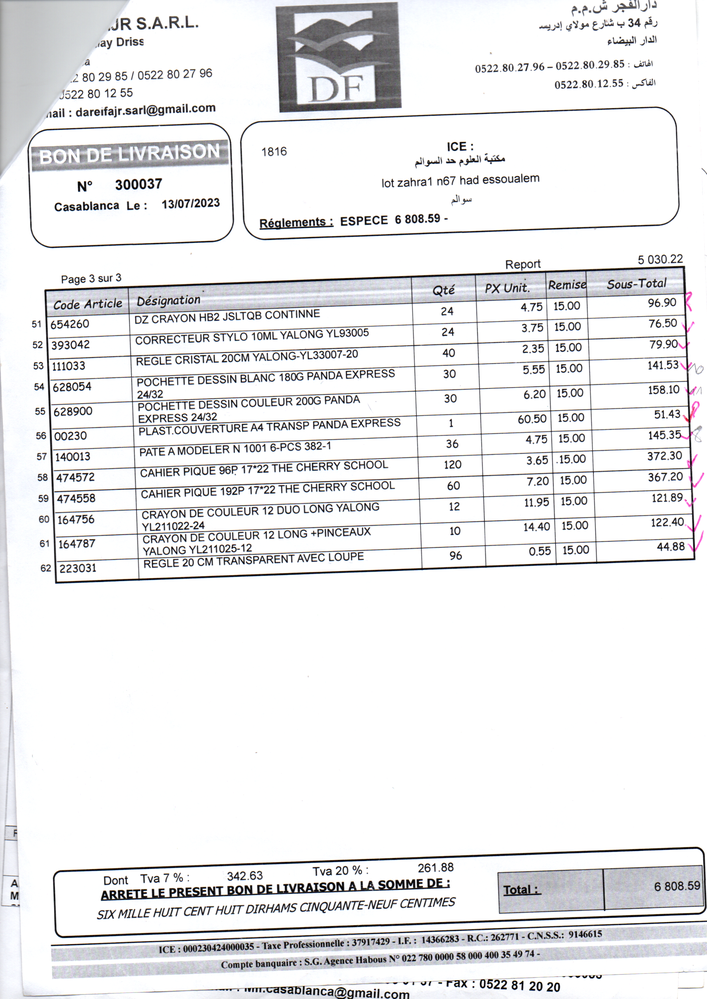
#> input picture assets/img20240.png, 707 x 999 px, shrunk from 1654 x 2338 before the run, found by its file name
$ jupyter execute Untitled3.ipynb
#> lines starting #> are read from the running program, lines starting #| are printed output that depends on the picture; after the words box and inside, x2 and y2 are one past the last pixel; in counts of white or black regions, pixels touching at a corner belong together
[cell 1]
import cv2
import numpy as np

def correct_rotation(image_path):
    # Load the image
    image = cv2.imread(image_path)
#> image is the input picture: shape (999, 707, 3); mean B, G, R 234.6, 233.4, 233.3

    # Convert the image to grayscale
    gray = cv2.cvtColor(image, cv2.COLOR_BGR2GRAY)

    # Use edge detection to find edges in the image
    edges = cv2.Canny(gray, 50, 150, apertureSize=3)
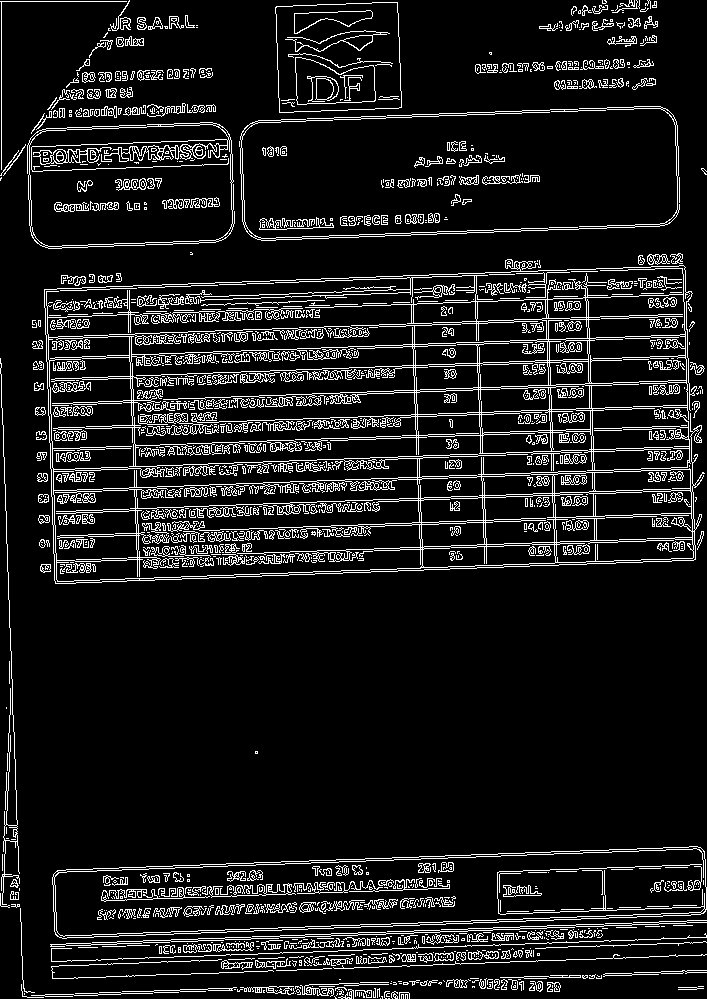
#> edges: shape (999, 707); 10.3% white in thin lines or dots

    # Find lines in the image using the Hough Line Transform
    lines = cv2.HoughLines(edges, 1, np.pi / 180, 200)
#> lines = 106 rows, first 8: [318, 1.54], [470, 1.54], [582, 1.54], [979, 1.54], [12, 3.11], [584, 1.54], [404, 1.54], [512, 1.54]

    # Calculate the angle of the lines
    angles = []
    for line in lines:
        for rho, theta in line:
            angle = np.rad2deg(theta)
            if angle < 90:
                angles.append(angle)
            else:
                angles.append(angle - 180)
#> this loop made 106 passes
#> after the loop, angles = 106 values, max 89 at index 76, min -90 at index 91, mean 62.39

    # Calculate the median angle
    median_angle = np.median(angles)
#> median_angle = 87

    # Rotate the image to correct the rotation
    (h, w) = image.shape[:2]
    center = (w // 2, h // 2)
    M = cv2.getRotationMatrix2D(center, median_angle, 1.0)
#> M = [[0.0523, 0.999, -163.8], [-0.999, 0.0523, 825.4]]
    rotated = cv2.warpAffine(image, M, (w, h), flags=cv2.INTER_CUBIC, borderMode=cv2.BORDER_REPLICATE)
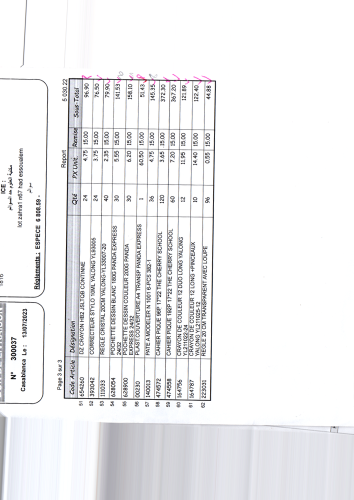
#> rotated: shape (999, 707, 3) (shown at 1/2 size); mean B, G, R 240.2, 238.7, 238.6

    return rotated

# Example usage
rotated_image = correct_rotation(r"D:\2023-2024\final project\charaf\OCR model\assets\img20240.png")

# Save the corrected image
cv2.imwrite(r"D:\2023-2024\final project\charaf\OCR model\assets\corrected_image.png", rotated_image)

# Display the corrected image
cv2.imshow(r"D:\2023-2024\final project\charaf\OCR model\assets\corrected_image.png", rotated_image)
cv2.waitKey(0)
cv2.destroyAllWindows()

[cell 2]
import cv2
import numpy as np

def correct_skew(image_path, output_path):
    # Load the image
    image = cv2.imread(image_path)

    # Convert to grayscale
    gray = cv2.cvtColor(image, cv2.COLOR_BGR2GRAY)

    # Apply Gaussian Blur
    gray = cv2.GaussianBlur(gray, (9, 9), 0)
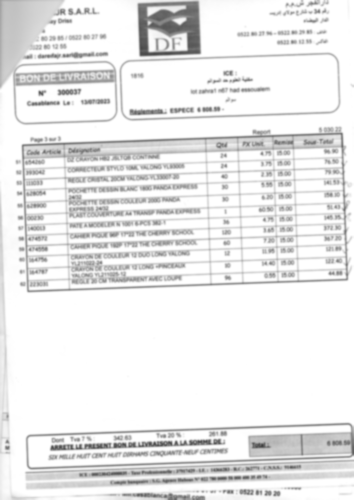
#> gray: shape (999, 707) (shown at 1/2 size); min 62, max 255, mean 233.5

    # Threshold the image
    _, binary = cv2.threshold(gray, 150, 255, cv2.THRESH_BINARY_INV + cv2.THRESH_OTSU)
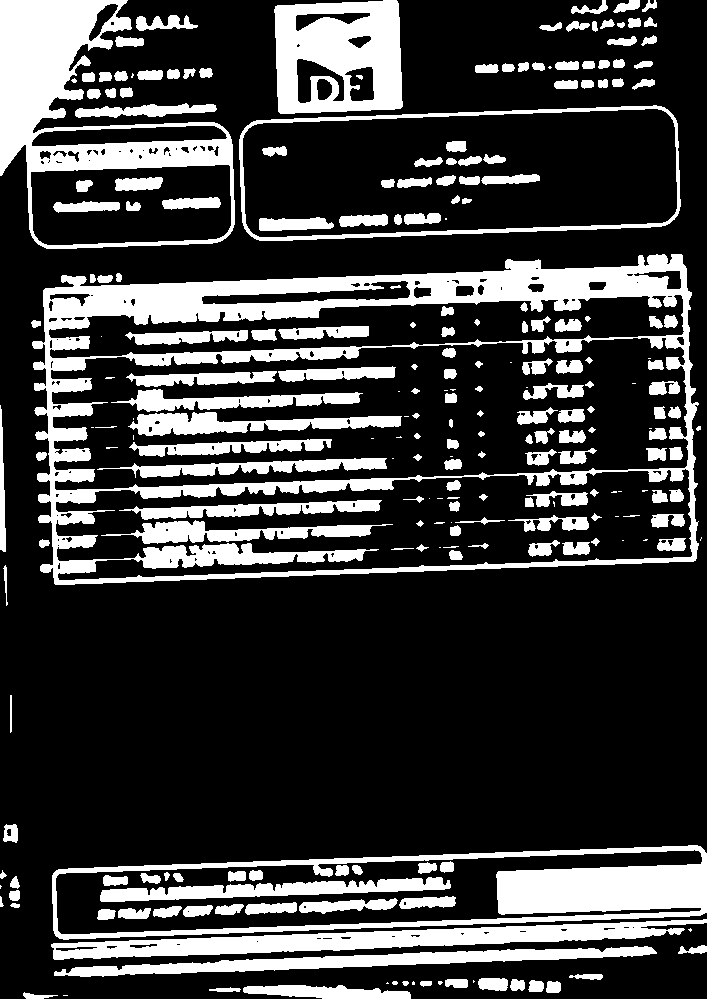
#> binary: shape (999, 707); 23.8% white; 247 white regions (44 under 20 px)

    # Find contours
    contours, _ = cv2.findContours(binary, cv2.RETR_EXTERNAL, cv2.CHAIN_APPROX_SIMPLE)
#> contours = 86 contours, 15 with area under 20; largest, box (x1, y1, x2, y2) and area: (32, 254, 699, 585) 192472, (239, 105, 681, 241) 52507, (52, 845, 707, 940) 45714, (0, 0, 235, 249) 35964, (274, 0, 403, 114) 13364

    # Get the largest contour
    largest_contour = max(contours, key=cv2.contourArea)
#> largest_contour = contour of 469 points, box (x1, y1, x2, y2) (32, 254, 699, 585), area 192472

    # Get the minimum area rectangle
    rect = cv2.minAreaRect(largest_contour)
#> rect = ((366.4, 418.8), (663.8, 309.2), -2.06)
    angle = rect[-1]
#> angle = -2.06

    # Adjust the angle
    if angle < -45:
        angle = -(90 + angle)
    else:
        angle = -angle
#> angle = 2.06

    # Rotate the image
    (h, w) = image.shape[:2]
    center = (w // 2, h // 2)
    M = cv2.getRotationMatrix2D(center, angle, 1.0)
#> M = [[0.999, 0.0359, -17.7], [-0.0359, 0.999, 13.01]]
    rotated = cv2.warpAffine(image, M, (w, h), flags=cv2.INTER_CUBIC, borderMode=cv2.BORDER_REPLICATE)
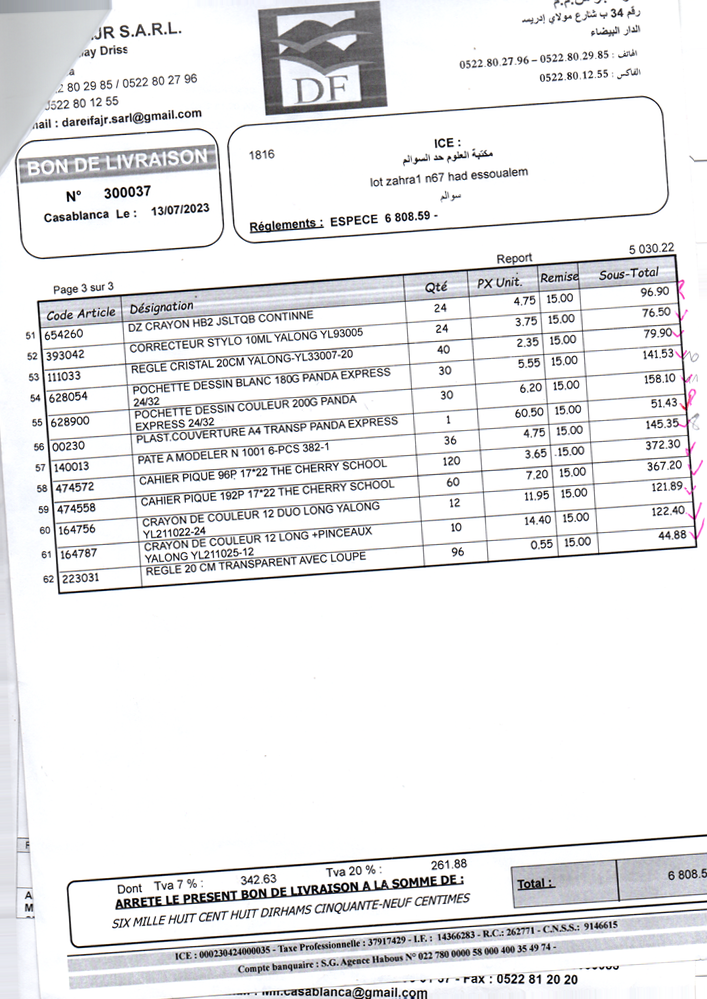
#> rotated: shape (999, 707, 3); mean B, G, R 234.3, 233.1, 233.1

    # Save the rotated image
    cv2.imwrite(output_path, rotated)

    # Display the original and corrected image
    cv2.imshow("Original Image", image)
    cv2.imshow("Corrected Image", rotated)
    cv2.waitKey(0)
    cv2.destroyAllWindows()

# Example usage
correct_skew(r"D:\2023-2024\final project\charaf\OCR model\assets\img20240.png", r"D:\2023-2024\final project\charaf\OCR model\assets\corrected_image.png")
#correct_skew("/mnt/data/image0.png", "/mnt/data/corrected_image0.png")

$ run again, with assets/image0.png copied over assets/img20240.png
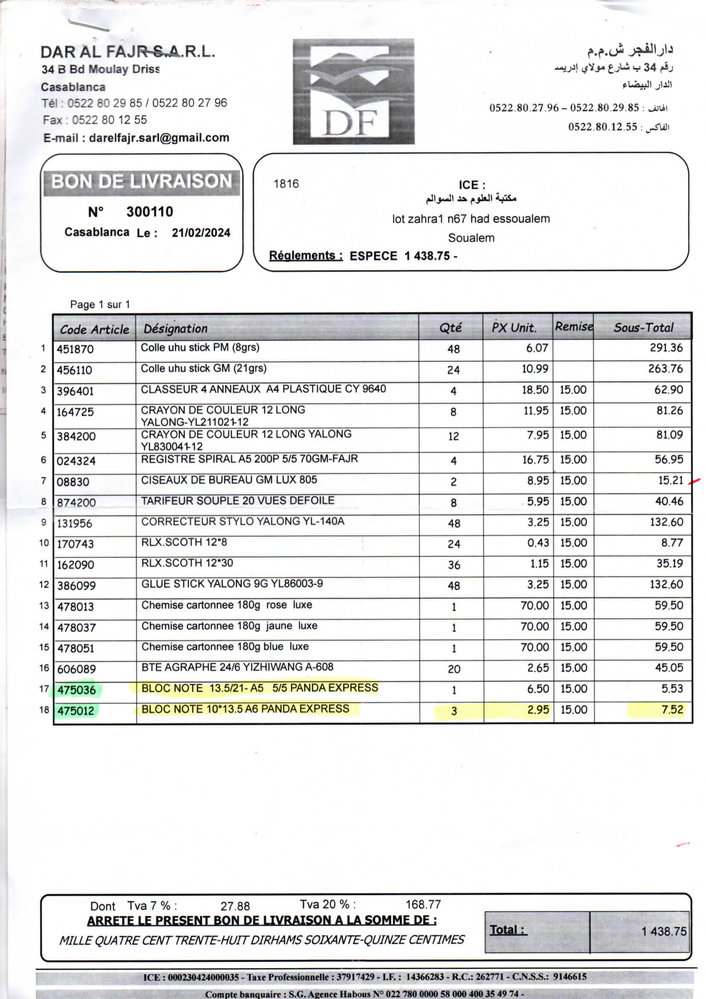
#> input picture assets/image0.png, 706 x 999 px, shrunk from 1653 x 2337 before the run, found by its file name
#> in correct_rotation, image is the input picture: shape (999, 706, 3); mean B, G, R 230.3, 230.7, 230.5
#> in correct_rotation, `edges = cv2.Canny(gray, 50, 150, apertureSize=3)`:
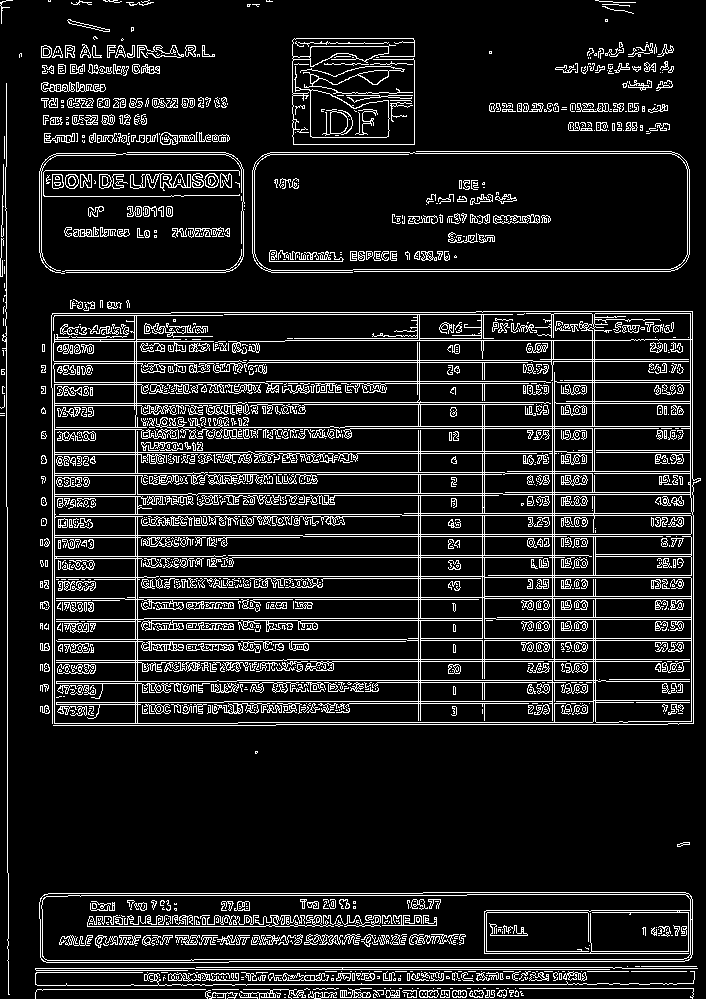
#> edges: shape (999, 706); 11.8% white in thin lines or dots
#> lines = 204 rows, first 8: [959, 1.57], [961, 1.57], [984, 1.57], [484, 0], [967, 1.57], [969, 1.57], [659, 1.57], [54, 0]
#> the loop in correct_rotation, `for line in lines:` made 204 passes
#> after the loop in correct_rotation, `for line in lines:`: angles = 204 values, max 89 at index 51, min -90 at index 0, mean -9.85
#> median_angle = -2
#> in correct_rotation, `M = cv2.getRotationMatrix2D(center, median_angle, 1.0)`: M = [[0.999, -0.0349, 17.63], [0.0349, 0.999, -12.02]]
#> binary: shape (999, 706); 25.4% white; 240 white regions (49 under 20 px)
#> contours = 78 contours, 8 with area under 20; largest, box (x1, y1, x2, y2) and area: (40, 299, 700, 727) 266907, (251, 150, 691, 273) 52506, (39, 891, 694, 964) 46117, (39, 152, 245, 274) 24338, (292, 38, 416, 146) 12956
#> largest_contour = contour of 215 points, box (x1, y1, x2, y2) (40, 299, 700, 727), area 266907
#> rect = ((369.4, 518), (427.3, 657.8), -88.98)
#> in correct_skew, `angle = rect[-1]`: angle = -88.98
#> in correct_skew, `angle = -(90 + angle)`: angle = -1.02
#> in correct_skew, `M = cv2.getRotationMatrix2D(center, angle, 1.0)`: M = [[1, -0.0178, 8.94], [0.0178, 1, -6.2]]
#> in correct_skew, `rotated = cv2.warpAffine(image, M, (w, h), flags=cv2.INTER_CUBIC, bord..`:
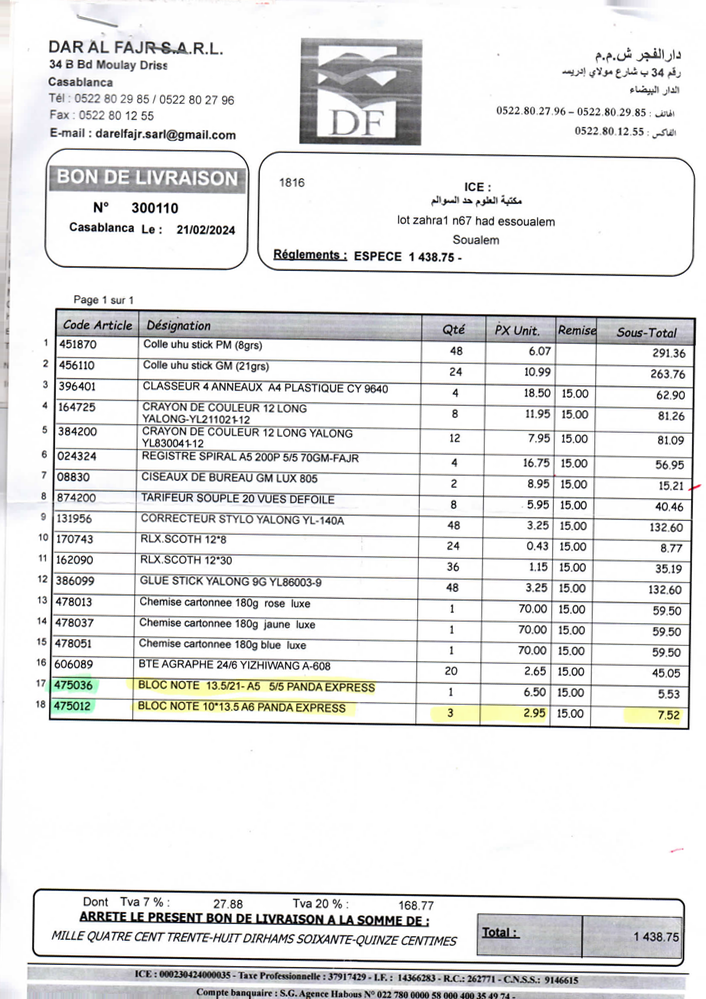
#> rotated: shape (999, 706, 3); mean B, G, R 229.9, 230.3, 230.2

$ run again, with assets/img2.png copied over assets/img20240.png
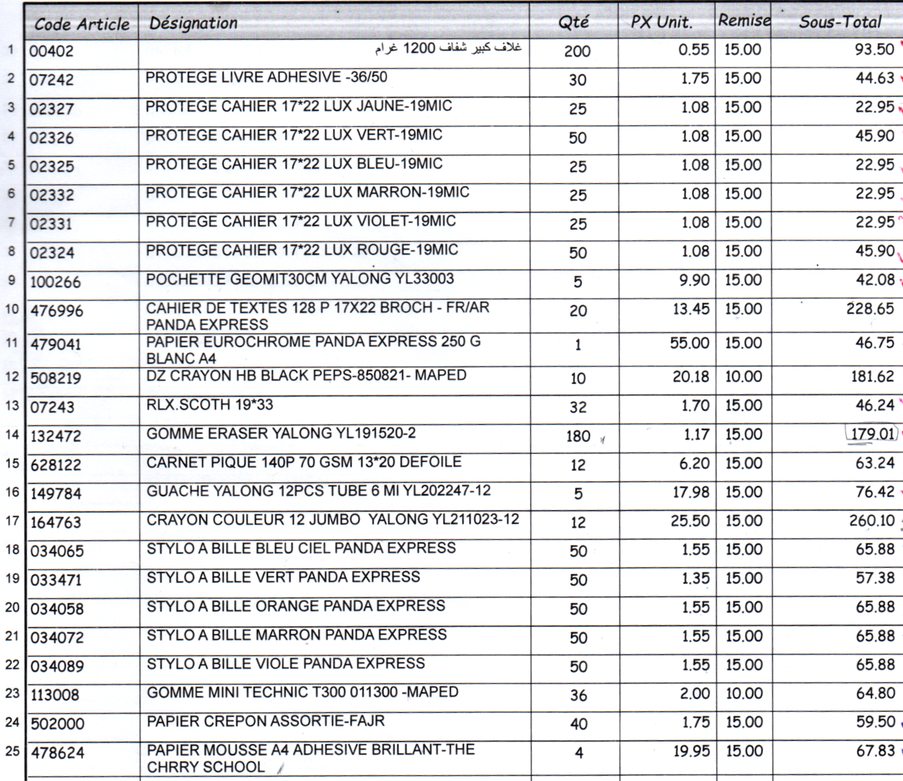
#> input picture assets/img2.png, 903 x 781 px, shrunk from 1530 x 1323 before the run, found by its file name
#> in correct_rotation, image is the input picture: shape (781, 903, 3); mean B, G, R 226.4, 224.8, 224.6
#> in correct_rotation, `edges = cv2.Canny(gray, 50, 150, apertureSize=3)`:
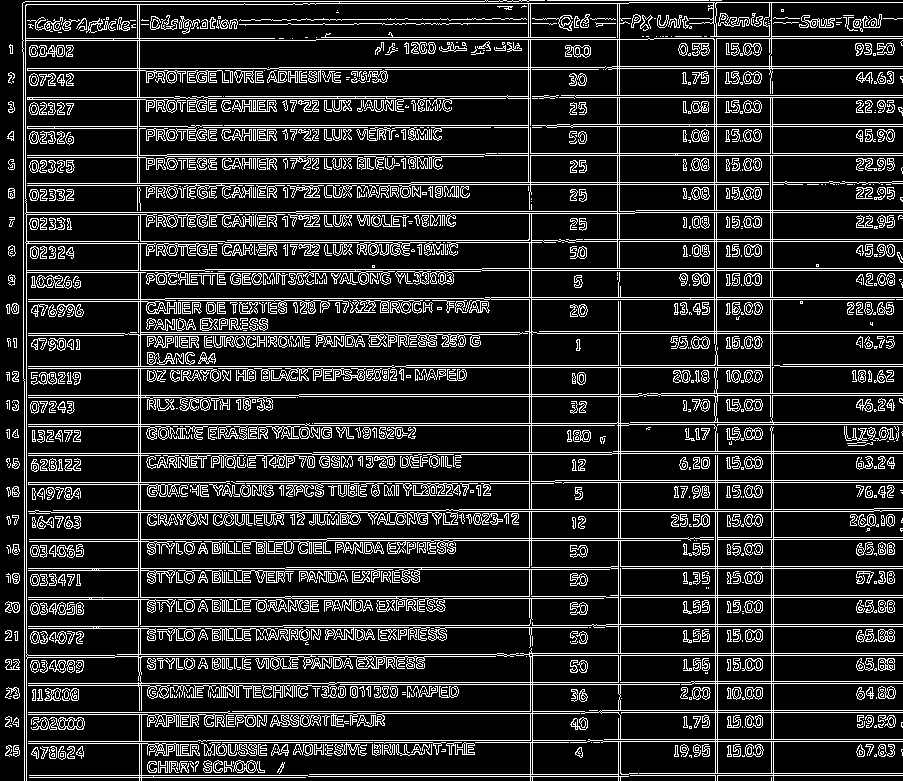
#> edges: shape (781, 903); 16.3% white in thin lines or dots
#> lines = 799 rows, first 8: [270, 1.57], [26, 0], [453, 1.57], [155, 1.57], [424, 1.57], [597, 1.57], [299, 1.57], [775, 1.57]
#> the loop in correct_rotation, `for line in lines:` made 799 passes
#> after the loop in correct_rotation, `for line in lines:`: angles = 799 values, max 89 at index 47, min -90 at index 0, mean 0.85
#> median_angle = 0
#> in correct_rotation, `M = cv2.getRotationMatrix2D(center, median_angle, 1.0)`: M = [[1, 0, 0], [0, 1, 0]]
#> in correct_skew, `_, binary = cv2.threshold(gray, 150, 255, cv2.THRESH_BINARY_INV + cv2...`:
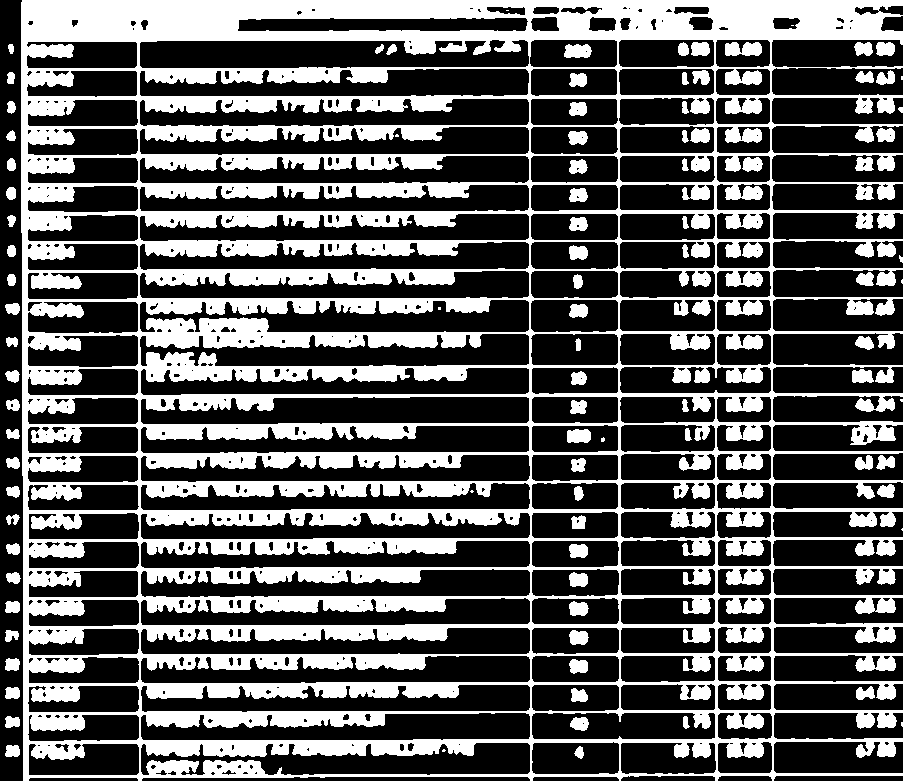
#> binary: shape (781, 903); 35% white; 95 white regions (12 under 20 px)
#> contours = 46 contours, 7 with area under 20; largest, box (x1, y1, x2, y2) and area: (21, 0, 903, 781) 601618, (852, 369, 874, 383) 221, (876, 42, 895, 56) 203, (876, 128, 895, 142) 193, (855, 157, 874, 171) 187
#> largest_contour = contour of 1679 points, box (x1, y1, x2, y2) (21, 0, 903, 781), area 601618
#> rect = ((461.5, 390), (780, 881), -90)
#> in correct_skew, `angle = rect[-1]`: angle = -90
#> in correct_skew, `angle = -(90 + angle)`: angle = 0
#> in correct_skew, `M = cv2.getRotationMatrix2D(center, angle, 1.0)`: M = [[1, 0, 0], [0, 1, 0]]
